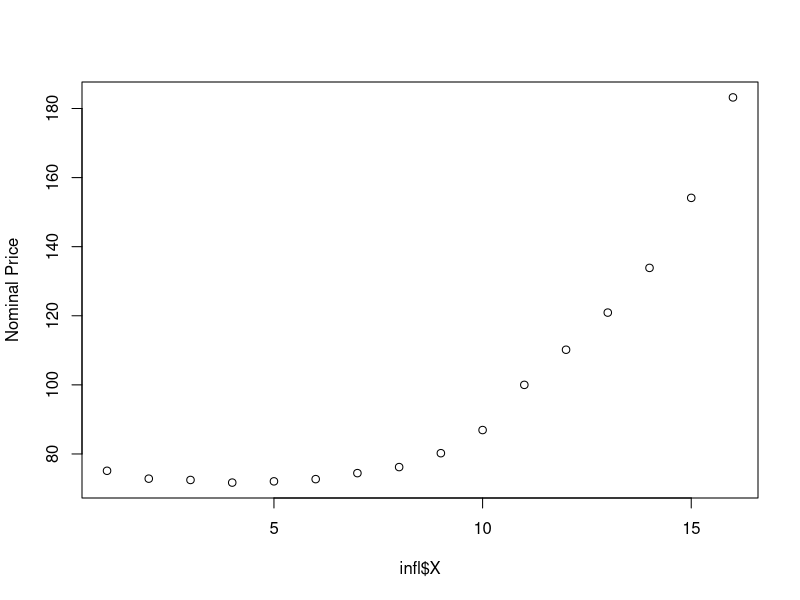
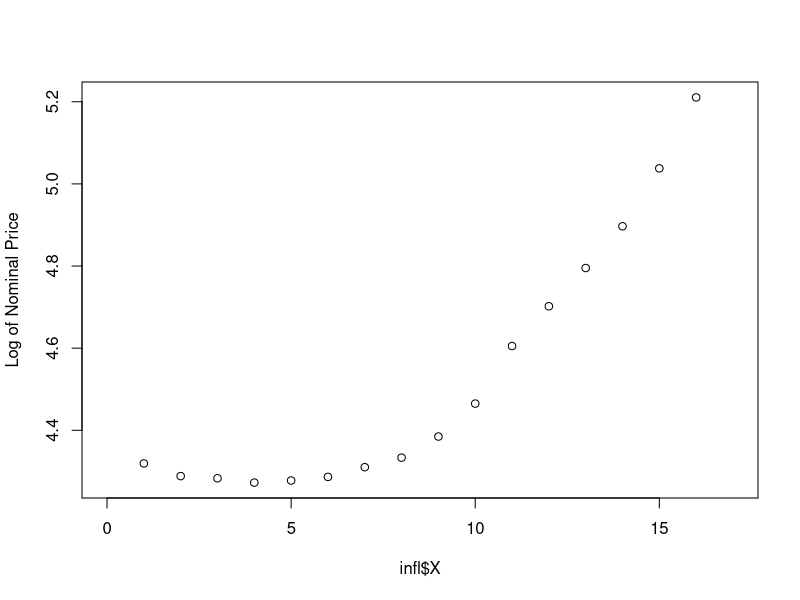
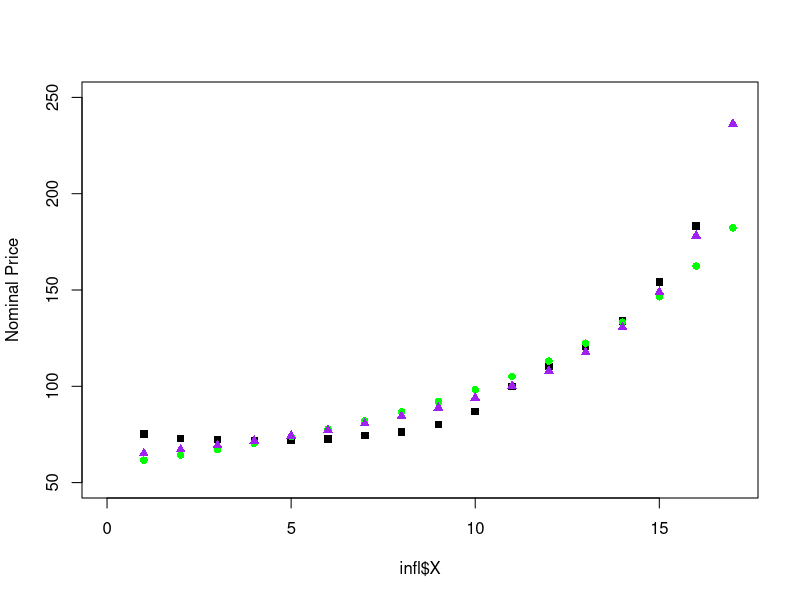

Write R code to recreate these figures, in order.
## ---- chunk 1
infl <- read.csv('../data/inflation.csv')
colnames(infl) <- c("X", "Date", "val")
infl$val <- as.numeric(infl$val)
infl$X <- as.numeric(infl$X)
plot(infl$X, infl$val, ylab = 'Nominal Price')

#Well, log did not do much lol
plot(infl$X, log(infl$val), xlim = c(0, 17), ylab = 'Log of Nominal Price')


#So as x increases the value increases at an increasing rate. Sounds like a Gamma to me, as alpha grows the expectations grows squaredly so...


infl_mod <- glm(val ~ X, data = infl, family = 'Gamma')
infl_pred <- predict(infl_mod, data.frame(X = 1:17),
                     type = 'response')

plot(infl$X, infl$val, xlim = c(0, 17),
     ylim = c(50, 250), pch = 15, ylab = 'Nominal Price')

#Gamma in Green
points(1:17, infl_pred, col = 'green', pch = 16)


#Inverse Gaussian In Blue
infl_mod2 <- glm(val ~ X, data = infl, family = 'inverse.gaussian')
infl_pred2 <- predict(infl_mod2, data.frame(X = 1:17),
                     type = 'response')
points(1:17, infl_pred2, col = 'purple', pch = 17)

#Remember when you look at these graphs we are mostly
#interested in the ratio from one year to the next
## ---- chunk 2
my_infl2 <- infl_pred2[17]/infl_pred2[16]

my_infl <- infl_pred[17]/infl_pred[16]

#Infaltion prediction from gamma
my_infl

#Infaltion prediction from the inverse gaussian
my_infl2
